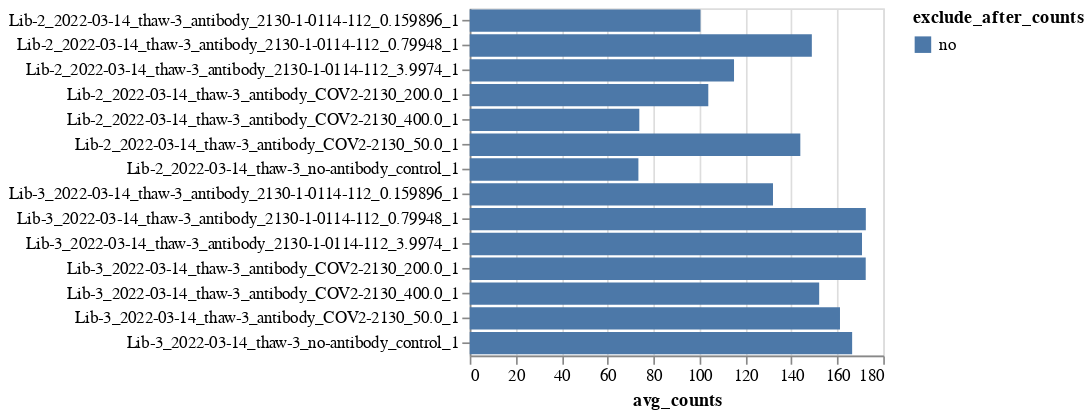

The notebook cell this image was saved under:
### Markdown cell above
## Get `CodonVariantTable` for valid variant counts
Get the variant counts for samples with sufficient valid barcode counts, and determine if there are any samples without sufficient counts that don't havea `exclude_after_counts` specified:

### Code cell
print(f"Requiring {config['min_avg_counts']=} average counts per variant\n")

valid_counts = counts.query("valid").drop(columns="valid")

avg_counts = (
    valid_counts.groupby(["library", "sample"], as_index=False)
    .aggregate(avg_counts=pd.NamedAgg("count", "mean"))
    .assign(adequate_counts=lambda x: x["avg_counts"] >= config["min_avg_counts"])
    .merge(barcode_runs, how="left", validate="one_to_one")
    .drop(columns=["fastq_R1", "notes"])
)

adequate_counts_selection = alt.selection_point(
    fields=["adequate_counts"],
    bind=alt.binding_select(
        options=[None] + avg_counts["adequate_counts"].unique().tolist(),
        labels=["all"] + [str(x) for x in avg_counts["adequate_counts"].unique()],
        name="adequate counts",
    ),
)

avg_counts_chart = (
    alt.Chart(avg_counts)
    .encode(
        x=alt.X("avg_counts"),
        y=alt.Y("library_sample", title=None),
        color="exclude_after_counts",
        tooltip=[
            alt.Tooltip(c, format=".2g") if c in {"avg_counts"} else c
            for c in avg_counts.columns
            if c not in {"library_sample"}
        ],
    )
    .mark_bar()
    .properties(width=250, height=alt.Step(15))
    .configure_axis(labelLimit=500)
    .add_params(adequate_counts_selection, *selections)
    .transform_filter(adequate_counts_selection)
)
for selection in selections:
    avg_counts_chart = avg_counts_chart.transform_filter(selection)
display(avg_counts_chart)
print(f"Saving this chart to {config['variant_avg_counts_plot']}")
avg_counts_chart.save(config["variant_avg_counts_plot"])

print(f"Writing average counts per variant to {config['variant_avg_counts_csv']}")
(
    avg_counts.assign(min_avg_counts=config["min_avg_counts"])[
        [
            "library",
            "sample",
            "avg_counts",
            "min_avg_counts",
            "adequate_counts",
            "exclude_after_counts",
        ]
    ].to_csv(config["variant_avg_counts_csv"], index=False, float_format="%.1f")
)

insufficient_counts = avg_counts.query(
    "(not adequate_counts) & (exclude_after_counts != 'yes')"
)
if len(insufficient_counts):
    print(
        f"\n{len(insufficient_counts)} have insufficient counts despite not "
        "having `exclude_after_counts` specified in `barcode_runs`"
    )
    display(insufficient_counts[["library", "sample", "avg_counts"]])

### Figure 1 — Vega-Lite specification as saved in the notebook (floating-point values rounded to 4 significant figures)
{"config": {"view": {"continuousWidth": 300, "continuousHeight": 300}, "axis": {"labelLimit": 500}}, "data": {"name": "data-5489867a570329f1d158b4bb8822b3df"}, "mark": "bar", "encoding": {"color": {"field": "exclude_after_counts", "type": "nominal"}, "tooltip": [{"field": "library", "type": "nominal"}, {"field": "sample", "type": "nominal"}, {"field": "avg_counts", "format": ".2g", "type": "quantitative"}, {"field": "adequate_counts", "type": "nominal"}, {"field": "date", "type": "nominal"}, {"field": "virus_batch", "type": "nominal"}, {"field": "sample_type", "type": "nominal"}, {"field": "antibody", "type": "nominal"}, {"field": "antibody_concentration", "type": "quantitative"}, {"field": "replicate", "type": "quantitative"}, {"field": "exclude_after_counts", "type": "nominal"}], "x": {"field": "avg_counts", "type": "quantitative"}, "y": {"field": "library_sample", "title": null, "type": "nominal"}}, "height": {"step": 15}, "params": [{"name": "param_9", "select": {"type": "point", "fields": ["adequate_counts"]}, "bind": {"input": "select", "options": [null, true], "labels": ["all", "True"], "name": "adequate counts"}}, {"name": "param_1", "select": {"type": "point", "fields": ["exclude_after_counts"]}, "bind": {"input": "select", "options": [null, "no"], "labels": ["all", "no"], "name": "exclude_after_counts"}}, {"name": "param_2", "select": {"type": "point", "fields": ["antibody"]}, "bind": {"input": "select", "options": [null, "COV2-2130", "2130-1-0114-112"], "labels": ["all", "COV2-2130", "2130-1-0114-112"], "name": "antibody"}}, {"name": "param_3", "select": {"type": "point", "fields": ["virus_batch"]}, "bind": {"input": "select", "options": [null, "thaw-3"], "labels": ["all", "thaw-3"], "name": "virus_batch"}}, {"name": "param_4", "select": {"type": "point", "fields": ["sample_type"]}, "bind": {"input": "select", "options": [null, "no-antibody_control", "antibody"], "labels": ["all", "no-antibody_control", "antibody"], "name": "sample_type"}}, {"name": "param_5", "select": {"type": "point", "fields": ["date"]}, "bind": {"input": "select", "options": [null, "2022-03-14"], "labels": ["all", "2022-03-14"], "name": "date"}}, {"name": "param_6", "select": {"type": "point", "fields": ["library"]}, "bind": {"input": "select", "options": [null, "Lib-2", "Lib-3"], "labels": ["all", "Lib-2", "Lib-3"], "name": "library"}}], "transform": [{"filter": {"param": "param_9"}}, {"filter": {"param": "param_1"}}, {"filter": {"param": "param_2"}}, {"filter": {"param": "param_3"}}, {"filter": {"param": "param_4"}}, {"filter": {"param": "param_5"}}, {"filter": {"param": "param_6"}}], "width": 250, "$schema": "https://vega.github.io/schema/vega-lite/v5.2.0.json", "datasets": {"data-5489867a570329f1d158b4bb8822b3df": [{"library": "Lib-2", "sample": "2022-03-14_thaw-3_antibody_2130-1-0114-112_0.159896_1", "avg_counts": 100.4, "adequate_counts": true, "date": "2022-03-14", "virus_batch": "thaw-3", "sample_type": "antibody", "antibody": "2130-1-0114-112", "antibody_concentration": 0.1599, "replicate": 1, "exclude_after_counts": "no", "library_sample": "Lib-2_2022-03-14_thaw-3_antibody_2130-1-0114-112_0.159896_1"}, {"library": "Lib-2", "sample": "2022-03-14_thaw-3_antibody_2130-1-0114-112_0.79948_1", "avg_counts": 148.9, "adequate_counts": true, "date": "2022-03-14", "virus_batch": "thaw-3", "sample_type": "antibody", "antibody": "2130-1-0114-112", "antibody_concentration": 0.7995, "replicate": 1, "exclude_after_counts": "no", "library_sample": "Lib-2_2022-03-14_thaw-3_antibody_2130-1-0114-112_0.79948_1"}, {"library": "Lib-2", "sample": "2022-03-14_thaw-3_antibody_2130-1-0114-112_3.9974_1", "avg_counts": 115.0, "adequate_counts": true, "date": "2022-03-14", "virus_batch": "thaw-3", "sample_type": "antibody", "antibody": "2130-1-0114-112", "antibody_concentration": 3.997, "replicate": 1, "exclude_after_counts": "no", "library_sample": "Lib-2_2022-03-14_thaw-3_antibody_2130-1-0114-112_3.9974_1"}, {"library": "Lib-2", "sample": "2022-03-14_thaw-3_antibody_COV2-2130_200.0_1", "avg_counts": 103.8, "adequate_counts": true, "date": "2022-03-14", "virus_batch": "thaw-3", "sample_type": "antibody", "antibody": "COV2-2130", "antibody_concentration": 200.0, "replicate": 1, "exclude_after_counts": "no", "library_sample": "Lib-2_2022-03-14_thaw-3_antibody_COV2-2130_200.0_1"}, {"library": "Lib-2", "sample": "2022-03-14_thaw-3_antibody_COV2-2130_400.0_1", "avg_counts": 73.82, "adequate_counts": true, "date": "2022-03-14", "virus_batch": "thaw-3", "sample_type": "antibody", "antibody": "COV2-2130", "antibody_concentration": 400.0, "replicate": 1, "exclude_after_counts": "no", "library_sample": "Lib-2_2022-03-14_thaw-3_antibody_COV2-2130_400.0_1"}, {"library": "Lib-2", "sample": "2022-03-14_thaw-3_antibody_COV2-2130_50.0_1", "avg_counts": 143.9, "adequate_counts": true, "date": "2022-03-14", "virus_batch": "thaw-3", "sample_type": "antibody", "antibody": "COV2-2130", "antibody_concentration": 50.0, "replicate": 1, "exclude_after_counts": "no", "library_sample": "Lib-2_2022-03-14_thaw-3_antibody_COV2-2130_50.0_1"}, {"library": "Lib-2", "sample": "2022-03-14_thaw-3_no-antibody_control_1", "avg_counts": 73.42, "adequate_counts": true, "date": "2022-03-14", "virus_batch": "thaw-3", "sample_type": "no-antibody_control", "antibody": null, "antibody_concentration": null, "replicate": 1, "exclude_after_counts": "no", "library_sample": "Lib-2_2022-03-14_thaw-3_no-antibody_control_1"}, {"library": "Lib-3", "sample": "2022-03-14_thaw-3_antibody_2130-1-0114-112_0.159896_1", "avg_counts": 132.0, "adequate_counts": true, "date": "2022-03-14", "virus_batch": "thaw-3", "sample_type": "antibody", "antibody": "2130-1-0114-112", "antibody_concentration": 0.1599, "replicate": 1, "exclude_after_counts": "no", "library_sample": "Lib-3_2022-03-14_thaw-3_antibody_2130-1-0114-112_0.159896_1"}, {"library": "Lib-3", "sample": "2022-03-14_thaw-3_antibody_2130-1-0114-112_0.79948_1", "avg_counts": 172.4, "adequate_counts": true, "date": "2022-03-14", "virus_batch": "thaw-3", "sample_type": "antibody", "antibody": "2130-1-0114-112", "antibody_concentration": 0.7995, "replicate": 1, "exclude_after_counts": "no", "library_sample": "Lib-3_2022-03-14_thaw-3_antibody_2130-1-0114-112_0.79948_1"}, {"library": "Lib-3", "sample": "2022-03-14_thaw-3_antibody_2130-1-0114-112_3.9974_1", "avg_counts": 170.8, "adequate_counts": true, "date": "2022-03-14", "virus_batch": "thaw-3", "sample_type": "antibody", "antibody": "2130-1-0114-112", "antibody_concentration": 3.997, "replicate": 1, "exclude_after_counts": "no", "library_sample": "Lib-3_2022-03-14_thaw-3_antibody_2130-1-0114-112_3.9974_1"}, {"library": "Lib-3", "sample": "2022-03-14_thaw-3_antibody_COV2-2130_200.0_1", "avg_counts": 172.4, "adequate_counts": true, "date": "2022-03-14", "virus_batch": "thaw-3", "sample_type": "antibody", "antibody": "COV2-2130", "antibody_concentration": 200.0, "replicate": 1, "exclude_after_counts": "no", "library_sample": "Lib-3_2022-03-14_thaw-3_antibody_COV2-2130_200.0_1"}, {"library": "Lib-3", "sample": "2022-03-14_thaw-3_antibody_COV2-2130_400.0_1", "avg_counts": 152.1, "adequate_counts": true, "date": "2022-03-14", "virus_batch": "thaw-3", "sample_type": "antibody", "antibody": "COV2-2130", "antibody_concentration": 400.0, "replicate": 1, "exclude_after_counts": "no", "library_sample": "Lib-3_2022-03-14_thaw-3_antibody_COV2-2130_400.0_1"}, {"library": "Lib-3", "sample": "2022-03-14_thaw-3_antibody_COV2-2130_50.0_1", "avg_counts": 161.2, "adequate_counts": true, "date": "2022-03-14", "virus_batch": "thaw-3", "sample_type": "antibody", "antibody": "COV2-2130", "antibody_concentration": 50.0, "replicate": 1, "exclude_after_counts": "no", "library_sample": "Lib-3_2022-03-14_thaw-3_antibody_COV2-2130_50.0_1"}, {"library": "Lib-3", "sample": "2022-03-14_thaw-3_no-antibody_control_1", "avg_counts": 166.5, "adequate_counts": true, "date": "2022-03-14", "virus_batch": "thaw-3", "sample_type": "no-antibody_control", "antibody": null, "antibody_concentration": null, "replicate": 1, "exclude_after_counts": "no", "library_sample": "Lib-3_2022-03-14_thaw-3_no-antibody_control_1"}]}}
